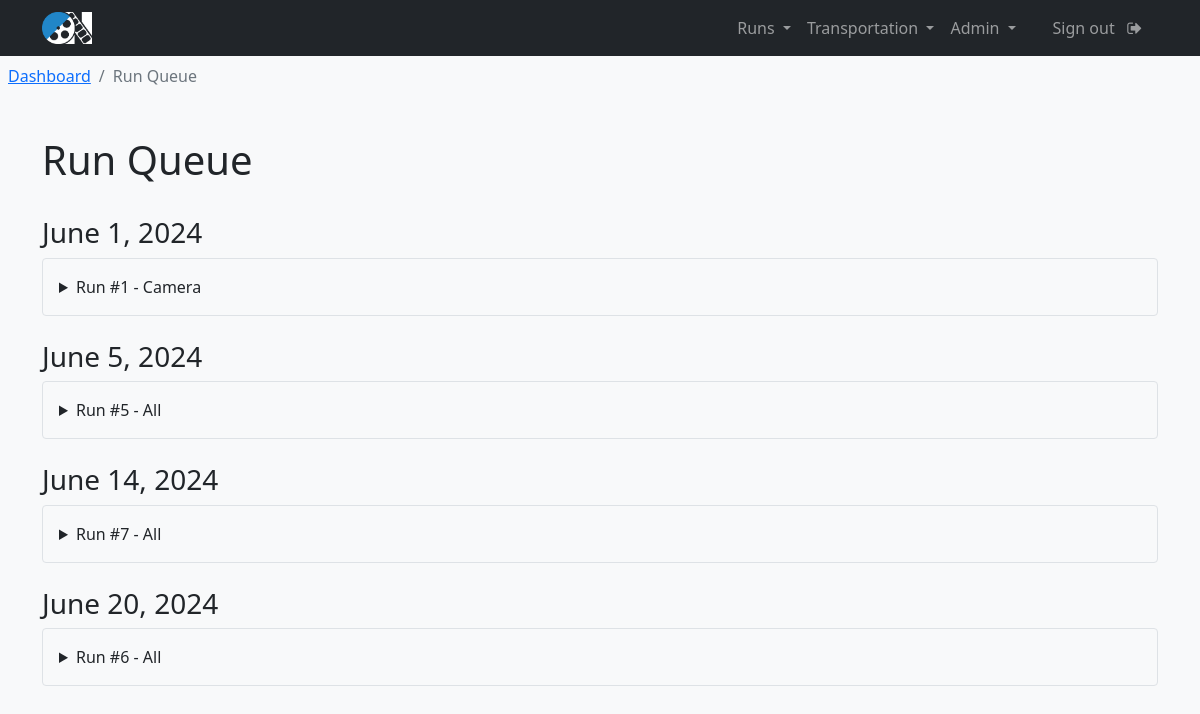
The app's page /run_queue (signed in), older data.
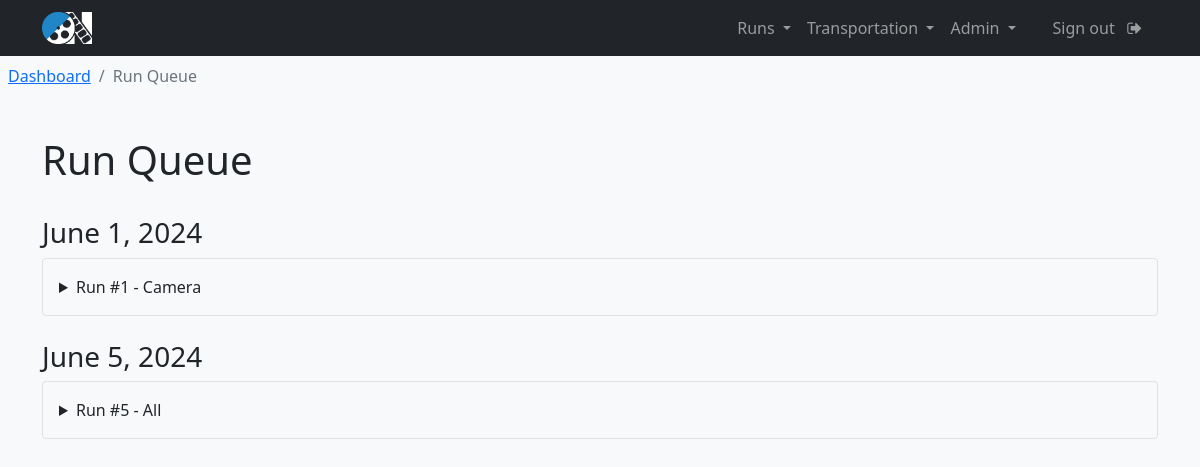
The same page, newer data.
### transportation/models.py (models this page shows, shortened)
class RunRequest(models.Model):
    production_title = models.CharField(max_length=150, null=True)
    create_date = models.DateField(auto_now_add=True)
    requester_name = models.CharField(max_length=100)
    requester_phone = models.CharField(max_length=15)
    requester_email = models.CharField(max_length=255)
    requester_department = models.CharField(max_length=100)
    run_date = models.DateField()
    ready_time = models.TimeField(null=True, blank=True)
    need_by_this_time = models.TimeField(null=True, blank=True)
    pickup_name = models.CharField(max_length=100)
    pickup_phone = models.CharField(max_length=15, null=True, blank=True)
    pickup_address_1 = models.CharField(max_length=100)
    pickup_address_2 = models.CharField(max_length=100, null=True, blank=True)
    pickup_city = models.CharField(max_length=100)
    pickup_state = models.CharField(max_length=2)
    pickup_zip = models.CharField(max_length=10)
    dropoff_name = models.CharField(max_length=100)
    dropoff_phone = models.CharField(max_length=15, blank=True)
    dropoff_address_1 = models.CharField(max_length=100)
    dropoff_address_2 = models.CharField(max_length=100, null=True, blank=True)
    dropoff_city = models.CharField(max_length=100)
    dropoff_state = models.CharField(max_length=2)
    dropoff_zip = models.CharField(max_length=10)
    purchase_order = models.CharField(max_length=20, null=True, blank=True)
    vendor_invoice  = models.CharField(max_length=20, null=True, blank=True)
    run_status = models.CharField(max_length=20, null=True, blank=True)
    truck_size = models.CharField(max_length=50, null=True, blank=True)
    run_details = models.TextField(max_length=500)
    assigned_driver = models.CharField(max_length=100, null=True, blank=True)

### interface/views.py (the view)
# urls.py: path('run_queue', views.run_queue, name="run_queue"),
@login_required(login_url='login')
def run_queue(request):
    runs = RunRequest.objects.exclude(run_status__in=["Completed","Cancelled"]).order_by('run_date', 'need_by_this_time')
    context = {
        'runs': runs
    }
    return render(request, 'interface/run_queue.html', context=context)

### interface/templates/interface/run_queue.html (shortened to what this page needs)
{% extends 'interface/layout.html' %}
{% load crispy_forms_tags %}
{% block content %}
    <nav class="p-2" aria-label="breadcrumb">
        <ol class="breadcrumb">
            <li class="breadcrumb-item"><a href="{% url 'dashboard' %}">Dashboard</a></li>
            <li class="breadcrumb-item active" aria-current="page">Run Queue</li>
        </ol>
    </nav>
    <main>
        <br>
        <div class="container">
            <h1>Run Queue</h1>
        </div>
        <div class="container">
            <br>
            {% regroup runs by run_date as date_groups %}
            {% for date_group in date_groups %}
                <div class="date-group mb-4">
                    <h3 class="date-label">{{ date_group.grouper }}</h3>
                    {% for run in date_group.list %}
                        <details class="border p-3 rounded mb-3">
                            <summary class="font-weight-bold">Run #{{ run.id }} - {{ run.requester_department }}</summary>
                        </details>
                    {% endfor %}
                </div>
            {% endfor %}
        </div>
        <br>
    </main>
{% endblock %}

Row changes from the older to the newer data that the page shows:
no longer on this page (row edited): RunRequest: grouper "June 14, 2024", id "7", requester_department "All"
no longer on this page (row edited): RunRequest: grouper "June 20, 2024", id "6", requester_department "All"
